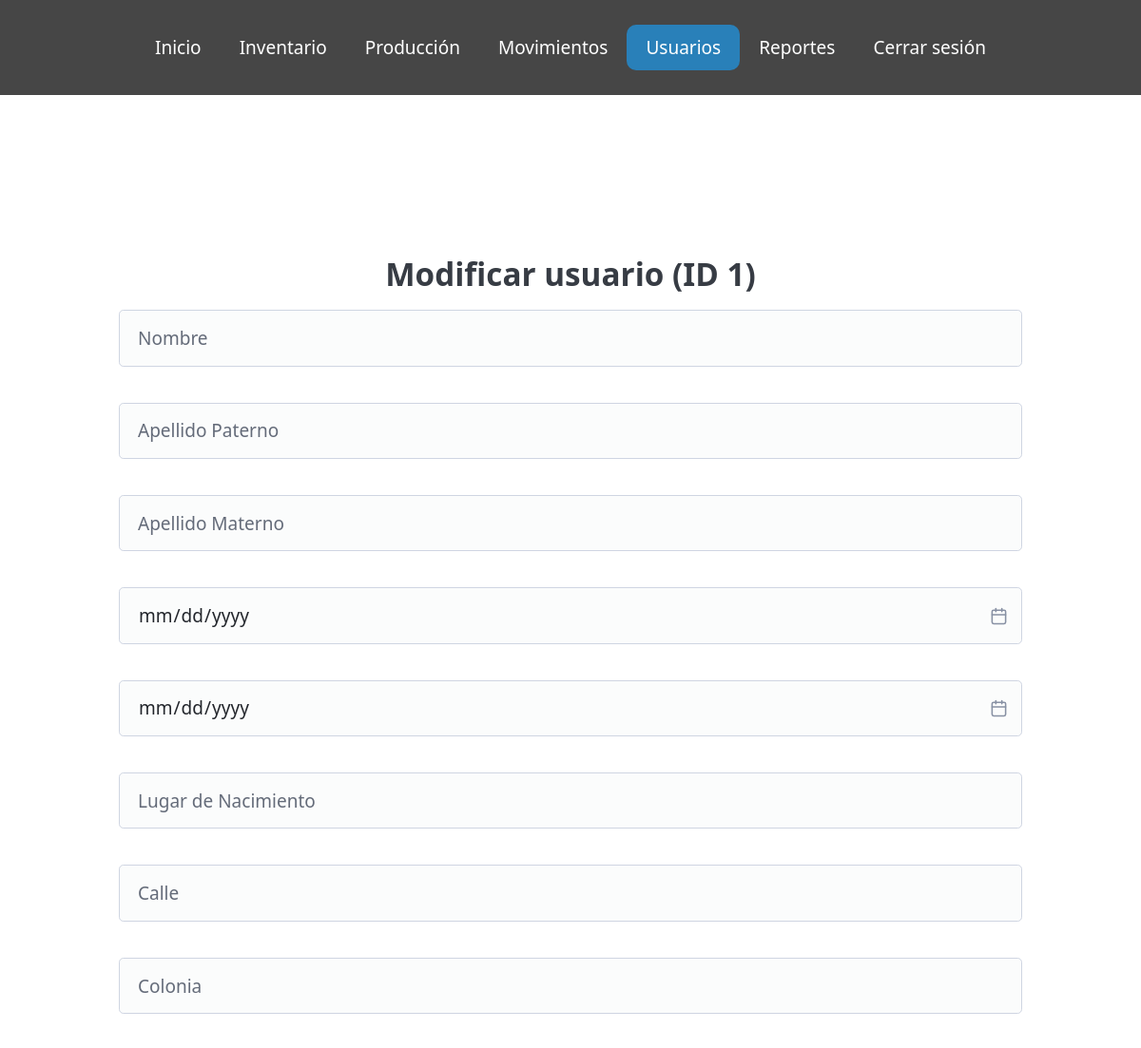
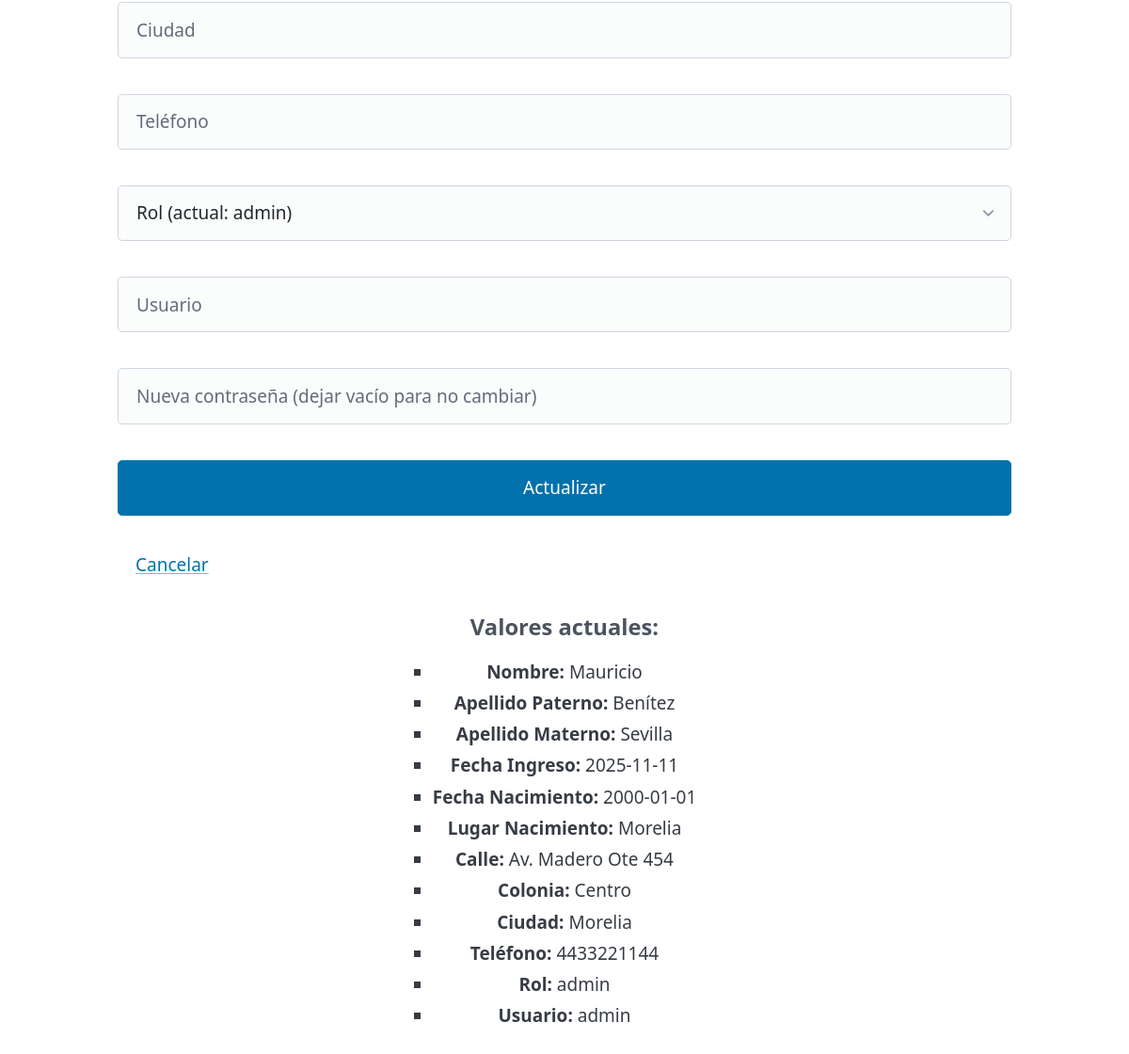
The app's page /modificar_usuario.php?id=1 (signed in) with its own data (2 pictures, top to bottom).
### tables this page shows
CREATE TABLE `empleado` (
  `ID` int NOT NULL AUTO_INCREMENT,
  `Nombre` varchar(20) NOT NULL,
  `ApellidoPat` varchar(20) NOT NULL,
  `ApellidoMat` varchar(45) NOT NULL,
  `FechaIngreso` date NOT NULL,
  `FechaNacimiento` date NOT NULL,
  `LugarNacimiento` varchar(45) NOT NULL,
  `Calle` varchar(45) NOT NULL,
  `Colonia` varchar(30) NOT NULL,
  `Ciudad` varchar(20) NOT NULL,
  `Teléfono` varchar(10) NOT NULL,
  `Rol` varchar(20) NOT NULL,
  `Usuario` varchar(20) DEFAULT NULL,
  `Contraseña` varchar(16) DEFAULT NULL,
  PRIMARY KEY (`ID`),
  UNIQUE KEY `Usuario_UNIQUE` (`Usuario`)
);

### modificar_usuario.php (the view, shortened to what this page needs)
<?php
    include_once 'conn.php';
    $id = intval($_GET['id']);
    $res = mysqli_query($conn, "SELECT * FROM empleado WHERE ID = $id");
    $usuario = mysqli_fetch_assoc($res);
?>
<!DOCTYPE html>
<html lang="es">
<head>
    <link rel="stylesheet" href="https://cdn.jsdelivr.net/npm/@picocss/pico@2/css/pico.classless.min.css">
    <link rel="stylesheet" href="estilos.css">
</head>
<body>
    <header>
        <nav>
            <a href="welcome.php">Inicio</a>
            <a href="productos.php">Inventario</a>
            <a href="produccion.php">Producción</a>
            <a href="movimientos.php">Movimientos</a>
            <a href="usuarios.php" class="active">Usuarios</a>
            <?php if (isset($_SESSION['Rol']) && $_SESSION['Rol'] === 'admin'): ?>
                <a href="reportes.php">Reportes</a>
            <?php endif; ?>
            <a href="logout.php">Cerrar sesión</a>
        </nav>
    </header>
    <main>
        <h2>Modificar usuario (ID <?php echo htmlspecialchars($usuario['ID']); ?>)</h2>
        <form method="post" style="display:flex; flex-wrap:wrap; gap:1rem;">
            <input type="text" name="Nombre" placeholder="Nombre" value="">
            <input type="text" name="ApellidoPat" placeholder="Apellido Paterno" value="">
            <input type="text" name="ApellidoMat" placeholder="Apellido Materno" value="">
            <input type="date" name="FechaIngreso" placeholder="Fecha de Ingreso" value="">
            <input type="date" name="FechaNacimiento" placeholder="Fecha de Nacimiento" value="">
            <input type="text" name="LugarNacimiento" placeholder="Lugar de Nacimiento" value="">
            <input type="text" name="Calle" placeholder="Calle" value="">
            <input type="text" name="Colonia" placeholder="Colonia" value="">
            <input type="text" name="Ciudad" placeholder="Ciudad" value="">
            <input type="text" name="Teléfono" placeholder="Teléfono" value="">
            <select name="Rol">
                <option value="">Rol (actual: <?php echo htmlspecialchars($usuario['Rol']); ?>)</option>
            </select>
            <input type="text" name="Usuario" placeholder="Usuario" value="">
            <input type="password" name="Contrasena" placeholder="Nueva contraseña (dejar vacío para no cambiar)">
            <button type="submit">Actualizar</button>
            <a href="usuarios.php" style="margin-left:1rem;">Cancelar</a>
        </form>
        <div style="margin-top:2rem;">
            <h4>Valores actuales:</h4>
            <ul>
                <li><strong>Nombre:</strong> <?php echo htmlspecialchars($usuario['Nombre']); ?></li>
                <li><strong>Apellido Paterno:</strong> <?php echo htmlspecialchars($usuario['ApellidoPat']); ?></li>
                <li><strong>Apellido Materno:</strong> <?php echo htmlspecialchars($usuario['ApellidoMat']); ?></li>
                <li><strong>Fecha Ingreso:</strong> <?php echo htmlspecialchars($usuario['FechaIngreso']); ?></li>
                <li><strong>Fecha Nacimiento:</strong> <?php echo htmlspecialchars($usuario['FechaNacimiento']); ?></li>
                <li><strong>Lugar Nacimiento:</strong> <?php echo htmlspecialchars($usuario['LugarNacimiento']); ?></li>
                <li><strong>Calle:</strong> <?php echo htmlspecialchars($usuario['Calle']); ?></li>
                <li><strong>Colonia:</strong> <?php echo htmlspecialchars($usuario['Colonia']); ?></li>
                <li><strong>Ciudad:</strong> <?php echo htmlspecialchars($usuario['Ciudad']); ?></li>
                <li><strong>Teléfono:</strong> <?php echo htmlspecialchars($usuario['Teléfono']); ?></li>
                <li><strong>Rol:</strong> <?php echo htmlspecialchars($usuario['Rol']); ?></li>
                <li><strong>Usuario:</strong> <?php echo htmlspecialchars($usuario['Usuario']); ?></li>
            </ul>
        </div>
    </main>
</body>
</html>

### estilos.css (style rules this page uses)
:root { --pico-primary: #e63946; --pico-primary-background: #e63946; --pico-primary-hover: #d62828; --pico-primary-underline: rgba(230, 57, 70, 0.5); --pico-primary-focus: rgba(230, 57, 70, 0.25); --pico-primary-inverse: #fff; }
html, body, * { box-sizing: border-box; margin: 0; padding: 0; }
body { margin: 0; padding: 0; }
nav { display: flex; justify-content: center; }
nav a { color: white; text-decoration: none; padding: 10px 20px; }
nav a.active { background-color: #2980b9; border-radius: 10px; }
main { display: flex; flex-direction: column; align-items: center; justify-content: center; margin-top: 250px; text-align: center; }
header, header2 { min-width: 100%; min-height: 100px; position: fixed; top: 0; left: 0; background-color:rgb(70, 70, 70); box-sizing: border-box; z-index: 1000; display: flex; justify-content: center; align-items: center; padding: 10px 0; }

### records on screen
empleado: ID "1", Nombre "Mauricio", ApellidoPat "Benítez", ApellidoMat "Sevilla", FechaIngreso "2025-11-11", FechaNacimiento "2000-01-01", LugarNacimiento "Morelia", Calle "Av. Madero Ote 454", Colonia "Centro", Ciudad "Morelia", Teléfono "4433221144", Rol "admin", Usuario "admin"
